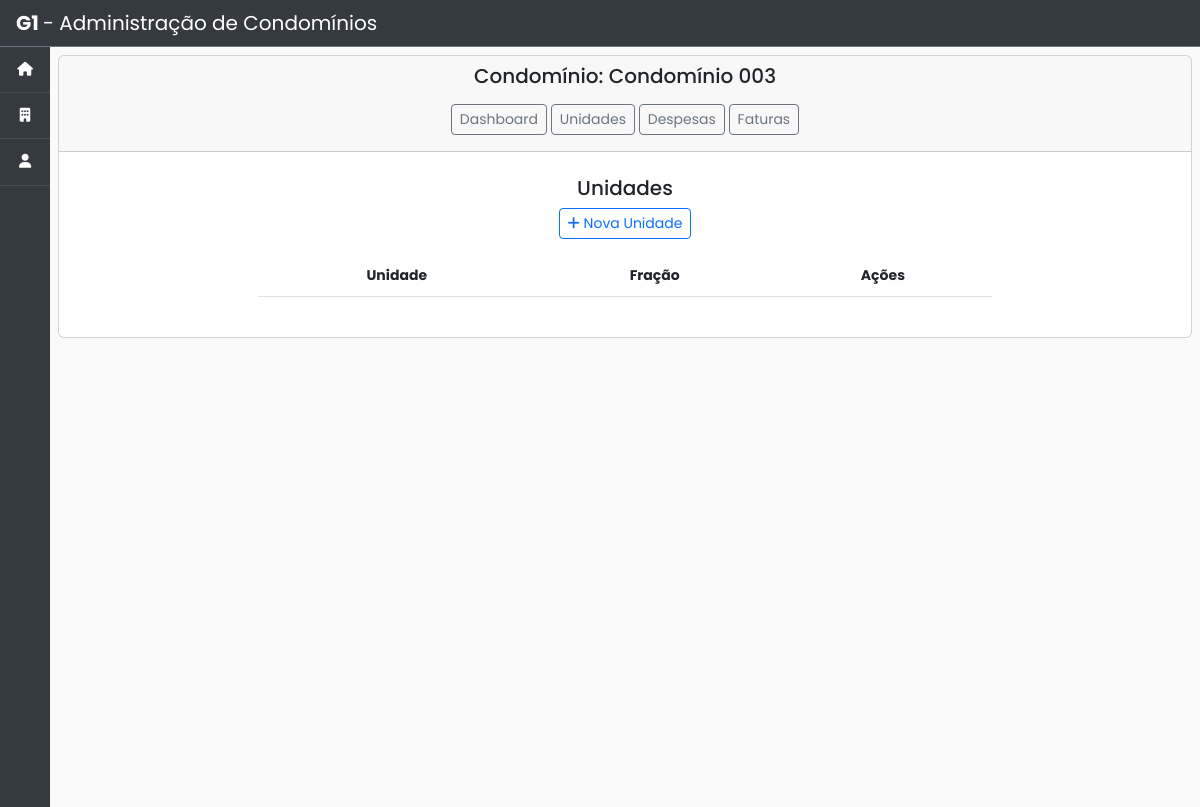
Page /condominios/unidade_list/4/ on the earlier database version.
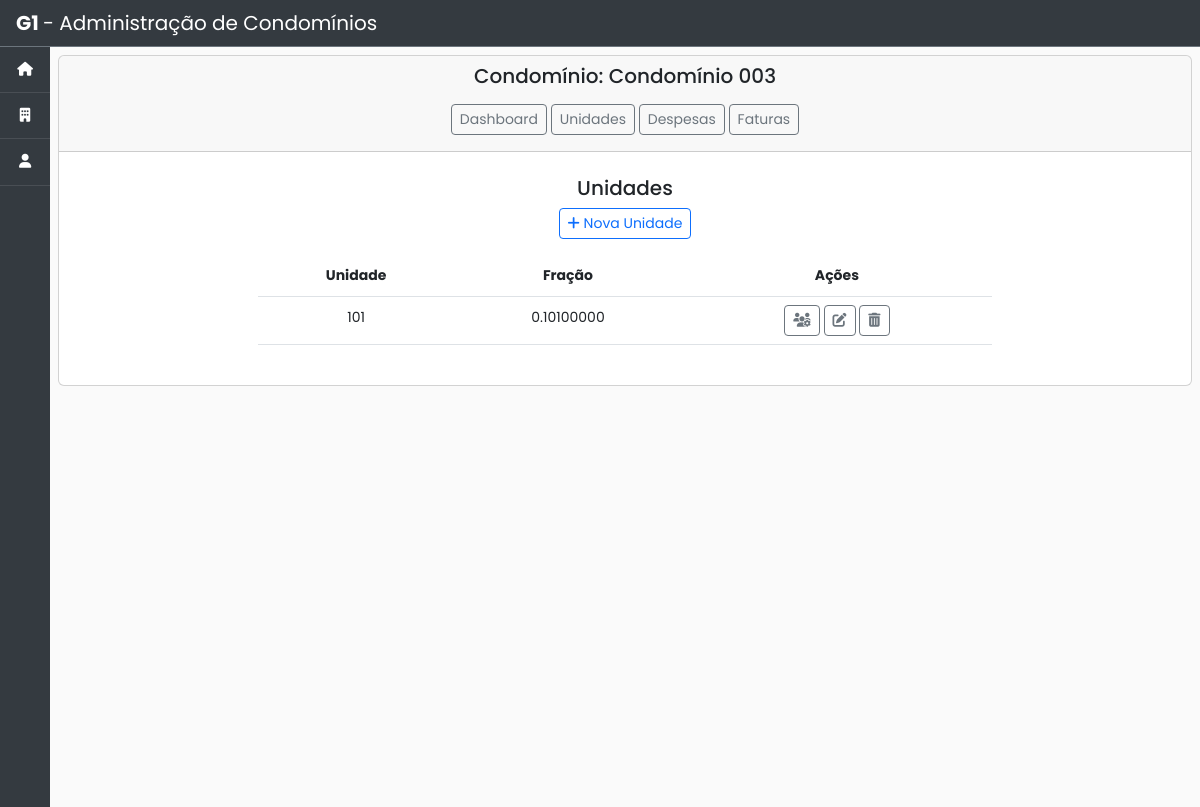
Same page on the later database version.
### condominio/models.py (models this page shows)
class Unidade(models.Model):
    nome = models.CharField(max_length=200)
    fracao = models.CharField('fração', max_length=20)
    condominio = models.ForeignKey(Condominio, on_delete=models.CASCADE, related_name='unidades')  # noqa

### condominio/views.py (the view)
# urls.py: path('unidade_list/<int:condominio_id>/', views.unidade_list, name='unidade_list'),  # noqa
def unidade_list(request, condominio_id):
    condominio = Condominio.objects.get(id=condominio_id)
    unidade = Unidade.objects.order_by("nome").filter(condominio_id=condominio_id)  # noqa
    return render(request, 'condominio/unidade_list.html', {'unidade': unidade, 'condominio': condominio})  # noqa

### condominio/templates/condominio/unidade_list.html (shortened to what this page needs)
{% extends 'base.html' %}
{% block content %}
  <div class="card">
    <div class="card-header text-center">
      <h5><span>Condomínio: {{ condominio.nome }} </span></h5>
      <div class="col-8 m-auto pt-2 pb-2 text-center">
        <a href="{% url 'condominio:gestao' condominio_id=condominio.id %}" class="btn btn-outline-secondary btn-sm">Dashboard</a>
        <a href="{% url 'condominio:unidade_list' condominio.id %}" class="btn btn-outline-secondary btn-sm">Unidades</a>
        <a href="" class="btn btn-outline-secondary btn-sm">Despesas</a>
        <a href="" class="btn btn-outline-secondary btn-sm">Faturas</a>
      </div>
    </div>
    <div class="card-body">
      <div class="col-8 m-auto pt-2 pb-2 text-center" >
        <h5>Unidades</h5>
        <a href="{% url 'condominio:unidade_create' condominio_id=condominio.id %}" class="btn btn-outline-primary btn-sm"> <span class="fas fa-plus"></span> Nova Unidade</a>
      </div>
      <div class="col-8 m-auto pt-2 pb-2 text-center">
        <table class="table">
          <thead class="thead-dark">
            <tr style="text-align: center">
              <th scope="col">Unidade</th>
              <th scope="col">Fração</th>
              <th scope="col">Ações</th>
            </tr>
          </thead>
          <tbody>
            {% for unidade in unidade %}
            <tr style="text-align: center">
              <td>{{unidade.nome}}</td>
              <td>{{unidade.fracao}}</td>
              <td>
                <a href=" {% url 'condominio:pessoa_unidade_list' unidade.id %}" class="btn btn-outline-secondary btn-sm" data-bs-toggle="tooltip" data-bs-placement="top" title="Vincular pessoa"><i class="fas fa-users-cog"></i></a>
                <a href=" {% url 'condominio:unidade_update' unidade.id %}" class="btn btn-outline-secondary btn-sm" data-bs-toggle="tooltip" data-bs-placement="top" title="Editar"><i class="fas fa-edit"></i></a>
                <a href=" {% url 'condominio:unidade_confirm_delete' unidade.id %}" class="btn btn-outline-secondary btn-sm" data-bs-toggle="tooltip" data-bs-placement="top" title="Remover"> <i class="fas fa-trash-alt"></i></a>
              </td>
            </tr>
            {% endfor %}
          </tbody>
        </table>
      </div>
    </div>
  </div>
{% endblock %}

Differences in the rows shown:
added Unidade: nome "101", fracao "0.10100000"
